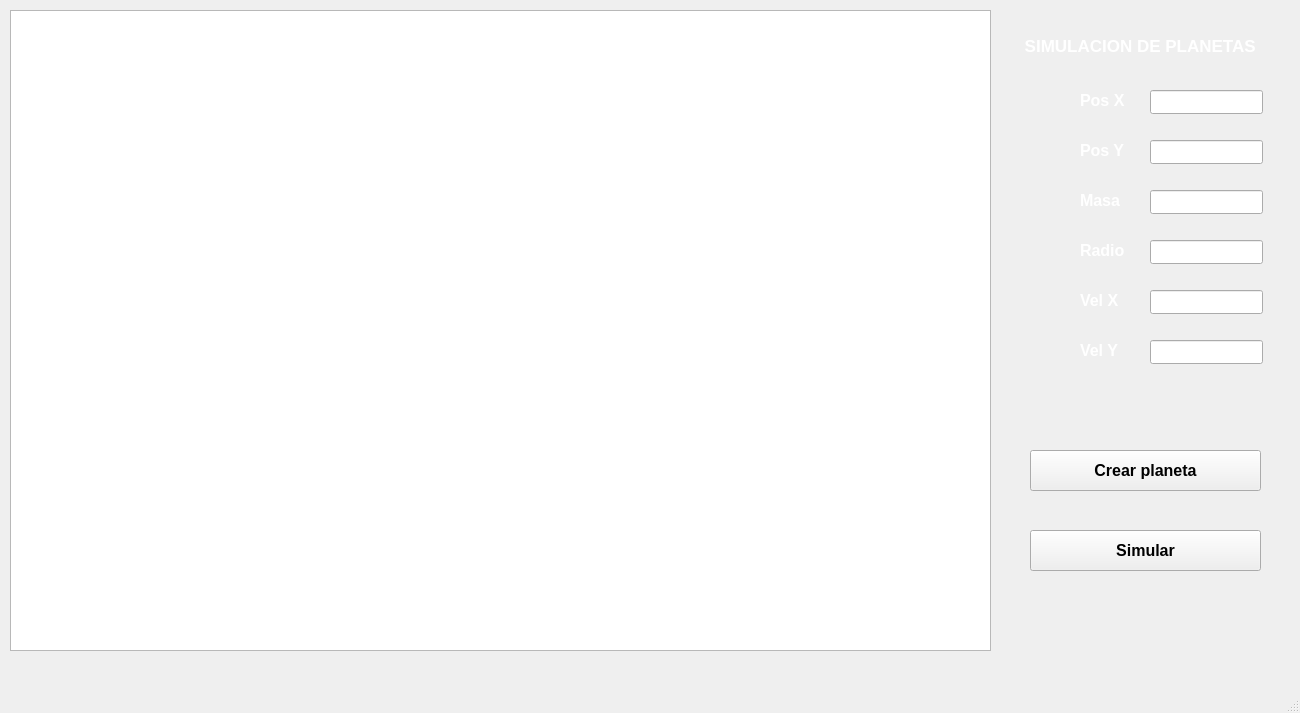
<?xml version="1.0" encoding="UTF-8"?>
<ui version="4.0">
 <class>MainWindow</class>
 <widget class="QMainWindow" name="MainWindow">
  <property name="geometry">
   <rect>
    <x>0</x>
    <y>0</y>
    <width>1300</width>
    <height>713</height>
   </rect>
  </property>
  <property name="mouseTracking">
   <bool>false</bool>
  </property>
  <property name="windowTitle">
   <string>MainWindow</string>
  </property>
  <property name="styleSheet">
   <string notr="true"/>
  </property>
  <widget class="QWidget" name="centralwidget">
   <widget class="QGraphicsView" name="graphicsView">
    <property name="geometry">
     <rect>
      <x>10</x>
      <y>10</y>
      <width>981</width>
      <height>641</height>
     </rect>
    </property>
   </widget>
   <widget class="QLineEdit" name="Posicionx">
    <property name="geometry">
     <rect>
      <x>1150</x>
      <y>90</y>
      <width>113</width>
      <height>24</height>
     </rect>
    </property>
    <property name="font">
     <font>
      <pointsize>10</pointsize>
      <bold>true</bold>
     </font>
    </property>
   </widget>
   <widget class="QLabel" name="label">
    <property name="geometry">
     <rect>
      <x>1080</x>
      <y>90</y>
      <width>61</width>
      <height>21</height>
     </rect>
    </property>
    <property name="font">
     <font>
      <pointsize>12</pointsize>
      <italic>false</italic>
      <bold>true</bold>
      <underline>false</underline>
      <strikeout>false</strikeout>
     </font>
    </property>
    <property name="mouseTracking">
     <bool>false</bool>
    </property>
    <property name="styleSheet">
     <string notr="true">color: rgb(255, 255, 255);</string>
    </property>
    <property name="text">
     <string>Pos X</string>
    </property>
   </widget>
   <widget class="QLineEdit" name="Posiciony">
    <property name="geometry">
     <rect>
      <x>1150</x>
      <y>140</y>
      <width>113</width>
      <height>24</height>
     </rect>
    </property>
    <property name="font">
     <font>
      <pointsize>10</pointsize>
      <bold>true</bold>
     </font>
    </property>
   </widget>
   <widget class="QLineEdit" name="Masa">
    <property name="geometry">
     <rect>
      <x>1150</x>
      <y>190</y>
      <width>113</width>
      <height>24</height>
     </rect>
    </property>
    <property name="font">
     <font>
      <pointsize>10</pointsize>
      <bold>true</bold>
     </font>
    </property>
   </widget>
   <widget class="QLineEdit" name="Radio">
    <property name="geometry">
     <rect>
      <x>1150</x>
      <y>240</y>
      <width>113</width>
      <height>24</height>
     </rect>
    </property>
    <property name="font">
     <font>
      <pointsize>10</pointsize>
      <bold>true</bold>
     </font>
    </property>
   </widget>
   <widget class="QLineEdit" name="Velocidadx">
    <property name="geometry">
     <rect>
      <x>1150</x>
      <y>290</y>
      <width>113</width>
      <height>24</height>
     </rect>
    </property>
    <property name="font">
     <font>
      <pointsize>10</pointsize>
      <bold>true</bold>
     </font>
    </property>
   </widget>
   <widget class="QLineEdit" name="Velocidady">
    <property name="geometry">
     <rect>
      <x>1150</x>
      <y>340</y>
      <width>113</width>
      <height>24</height>
     </rect>
    </property>
    <property name="font">
     <font>
      <pointsize>10</pointsize>
      <bold>true</bold>
     </font>
    </property>
   </widget>
   <widget class="QLabel" name="label_2">
    <property name="geometry">
     <rect>
      <x>1080</x>
      <y>140</y>
      <width>71</width>
      <height>21</height>
     </rect>
    </property>
    <property name="font">
     <font>
      <pointsize>12</pointsize>
      <bold>true</bold>
     </font>
    </property>
    <property name="styleSheet">
     <string notr="true">color: rgb(255, 255, 255);</string>
    </property>
    <property name="text">
     <string>Pos Y</string>
    </property>
   </widget>
   <widget class="QLabel" name="label_3">
    <property name="geometry">
     <rect>
      <x>1080</x>
      <y>190</y>
      <width>71</width>
      <height>21</height>
     </rect>
    </property>
    <property name="font">
     <font>
      <pointsize>12</pointsize>
      <bold>true</bold>
     </font>
    </property>
    <property name="styleSheet">
     <string notr="true">color: rgb(255, 255, 255);</string>
    </property>
    <property name="text">
     <string>Masa</string>
    </property>
   </widget>
   <widget class="QLabel" name="label_4">
    <property name="geometry">
     <rect>
      <x>1080</x>
      <y>240</y>
      <width>71</width>
      <height>21</height>
     </rect>
    </property>
    <property name="font">
     <font>
      <pointsize>12</pointsize>
      <bold>true</bold>
     </font>
    </property>
    <property name="styleSheet">
     <string notr="true">color: rgb(255, 255, 255);</string>
    </property>
    <property name="text">
     <string>Radio</string>
    </property>
   </widget>
   <widget class="QLabel" name="label_5">
    <property name="geometry">
     <rect>
      <x>1080</x>
      <y>290</y>
      <width>71</width>
      <height>21</height>
     </rect>
    </property>
    <property name="font">
     <font>
      <pointsize>12</pointsize>
      <bold>true</bold>
     </font>
    </property>
    <property name="styleSheet">
     <string notr="true">color: rgb(255, 255, 255);</string>
    </property>
    <property name="text">
     <string>Vel X</string>
    </property>
   </widget>
   <widget class="QLabel" name="label_6">
    <property name="geometry">
     <rect>
      <x>1080</x>
      <y>340</y>
      <width>71</width>
      <height>21</height>
     </rect>
    </property>
    <property name="font">
     <font>
      <pointsize>12</pointsize>
      <bold>true</bold>
     </font>
    </property>
    <property name="styleSheet">
     <string notr="true">color: rgb(255, 255, 255);</string>
    </property>
    <property name="text">
     <string>Vel Y</string>
    </property>
   </widget>
   <widget class="QPushButton" name="Crear_planeta">
    <property name="geometry">
     <rect>
      <x>1030</x>
      <y>450</y>
      <width>231</width>
      <height>41</height>
     </rect>
    </property>
    <property name="font">
     <font>
      <pointsize>12</pointsize>
      <bold>true</bold>
     </font>
    </property>
    <property name="text">
     <string>Crear planeta</string>
    </property>
   </widget>
   <widget class="QPushButton" name="Simular">
    <property name="geometry">
     <rect>
      <x>1030</x>
      <y>530</y>
      <width>231</width>
      <height>41</height>
     </rect>
    </property>
    <property name="font">
     <font>
      <pointsize>12</pointsize>
      <bold>true</bold>
     </font>
    </property>
    <property name="text">
     <string>Simular</string>
    </property>
   </widget>
   <widget class="QLabel" name="label_7">
    <property name="geometry">
     <rect>
      <x>1020</x>
      <y>30</y>
      <width>261</width>
      <height>31</height>
     </rect>
    </property>
    <property name="font">
     <font>
      <pointsize>13</pointsize>
      <bold>true</bold>
     </font>
    </property>
    <property name="styleSheet">
     <string notr="true">color: rgb(255, 255, 255);</string>
    </property>
    <property name="text">
     <string> SIMULACION DE PLANETAS </string>
    </property>
   </widget>
  </widget>
  <widget class="QMenuBar" name="menubar">
   <property name="geometry">
    <rect>
     <x>0</x>
     <y>0</y>
     <width>1300</width>
     <height>21</height>
    </rect>
   </property>
  </widget>
  <widget class="QStatusBar" name="statusbar"/>
 </widget>
 <resources/>
 <connections/>
</ui>
